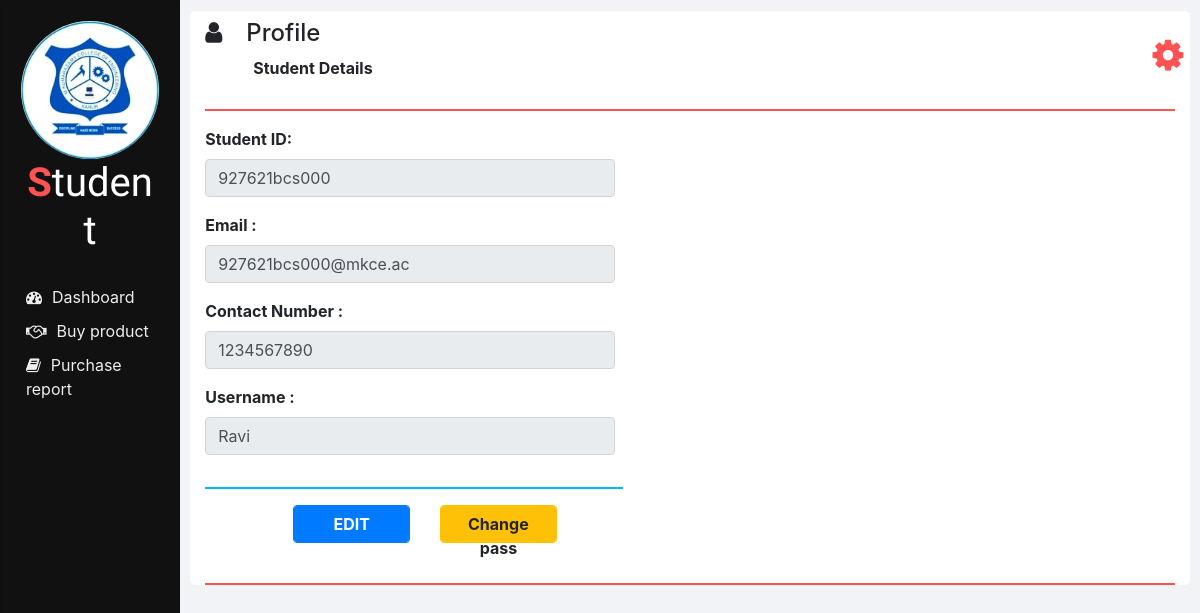
Page /my_profilest.php (signed in) on the committed database.
### tables this page shows
CREATE TABLE `customers` (
  `ID` varchar(20) NOT NULL,
  `NAME` varchar(50) NOT NULL,
  `PASSWORD` varchar(20) NOT NULL,
  `EMAIL` varchar(50) DEFAULT '0',
  `CONTACT_NUMBER` bigint(10) DEFAULT NULL
);

### my_profilest.php (the view, shortened to what this page needs)
<?php
if (!isset($_SESSION['loggedin'])) {
    header('Location: index.php');
    exit();
} else {
    $user_id = $_SESSION['login_user'];
}
?>
<!DOCTYPE html>
<html lang="en" dir="ltr">
  <head>
    <link rel="stylesheet" href="bootstrap/css/bootstrap.min.css">
    <link rel="stylesheet" href="https://use.fontawesome.com/releases/v5.3.1/css/all.css">
    <link rel="stylesheet" href="https://cdnjs.cloudflare.com/ajax/libs/font-awesome/4.7.0/css/font-awesome.min.css">
    <link rel="stylesheet" href="css/sidenav.css">
    <link rel="stylesheet" href="css/home.css">
  </head>
  <body>
    <div class="container-fluid">
      <div class="container">
        <?php
require "php/headerst.php";
require "db_connection.php";
    $query = "SELECT * FROM customers WHERE ID = '$user_id'";
    $query_run = mysqli_query($con, $query);
    if ($query_run && mysqli_num_rows($query_run) > 0) {
        $student = mysqli_fetch_array($query_run);
        $pharmacy_name = $student['ID'];
        $email = $student['EMAIL'];
        $contact_number = $student['CONTACT_NUMBER'];
        $username = $student['NAME'];
    } else {
        echo "User not found.";
    }
?>
        <div class="row">
          <div class="row col col-md-6">
            <div class="row col col-md-12">
              <div class="col col-md-12 form-group">
                <label class="font-weight-bold" for="pharmacy_name">Student ID:</label>
                <input id="pharmacy_name" type="text" class="form-control" value="<?php echo $pharmacy_name; ?>" placeholder="Student Id"  disabled>
              </div>
            </div>
            <div class="row col col-md-12">
              <div class="col col-md-12 form-group">
                <label class="font-weight-bold" for="email">Email :</label>
                <input id="email" type="email" class="form-control" value="<?php echo $email; ?>" placeholder="email" onkeyup="notNull(this.value, 'email_error');" disabled>
              </div>
            </div>
            <div class="row col col-md-12">
              <div class="col col-md-12 form-group">
                <label class="font-weight-bold" for="contact_number">Contact Number :</label>
                <input id="contact_number" type="number" class="form-control" value="<?php echo $contact_number; ?>" placeholder="contact number" onkeyup="validateContactNumber(this.value, 'contact_number_error');" disabled>
              </div>
            </div>
            <div class="row col col-md-12">
              <div class="col col-md-12 form-group">
                <label class="font-weight-bold" for="username">Username :</label>
                <input id="username" type="text" class="form-control" value="<?php echo $username; ?>" placeholder="username" onkeyup="notNull(this.value, 'username_error');" disabled>
              </div>
            </div>
            <div class="col col-md-12">
              <hr class="col-md-12 float-left" style="padding: 0px; width: 95%; border-top: 2px solid  #02b6ff;">
            </div>
            <div class="row col col-md-12 m-auto" id="edit">
              <div class="col col-md-2 form-group float-right"></div>
              <div id="edit_button" class="col col-md-4 form-group float-right">
                <button class="btn btn-primary form-control font-weight-bold" onclick="edit();">EDIT</button>
              </div>
              <div id="password_button" class="col col-md-4 form-group float-right">
              <button type="button" onclick="window.location.href='change_passwordst.php'" class="btn btn-warning form-control font-weight-bold" >Change pass</button>
              </div>
            </div>
          </div>
        </div>
        <hr style="border-top: 2px solid #ff5252;">
      </div>
    </div>
  </body>
</html>

### css/sidenav.css (style rules this page uses)
body { background-color: #f1f3f6; }
.sidenav { width: 15%; height: 100vh; background-color: #222222; position: fixed; z-index: 1; flex: 1 0 auto; }
.card { width: 100%; height: 100%; top: 0; border-radius: 0; background-color: #111111; }
.logo .logo-caption { font-family: 'Poiret One', cursive; color: #ffffff; text-align: center; margin-bottom: 25px; }
.logo .profile { margin-left: 50%; border-radius: 50%; transform: translate(-50%); }
.logo .tweak { color: #ff5252; font-weight: bold; }
.main-menu-item { padding: 5px 5px; cursor: pointer; }
.main-menu-item > a { color: #eeeeee; text-decoration: none; font-size: 16px; }
.main-menu-item > a > span { margin-left: 10px; }

### css/home.css (style rules this page uses)
html, body { height: 100vh; }
.container-fluid { margin-left: 15%; width: 85%; background: #f1f3f6; padding: 1px 0 0 0; flex: 1 0 auto; }
.container { margin: 0; max-width: 98%; margin: 1%; background-color: #ffffff; border-radius: 5px; }
input[type=number] { -moz-appearance: textfield; }

### rows in the picture
customers: ID "927621bcs000", EMAIL "927621bcs000@mkce.ac", CONTACT_NUMBER "1234567890", NAME "Ravi"

### other values in the picture
$heading "Profile"
$sub_heading "Student Details"
